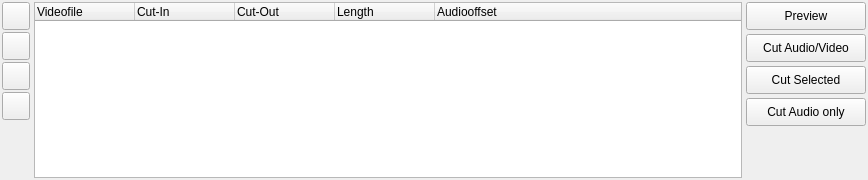
<ui version="4.0" >
 <class>TTCutListWidget</class>
 <widget class="QWidget" name="TTCutListWidget" >
  <property name="geometry" >
   <rect>
    <x>0</x>
    <y>0</y>
    <width>868</width>
    <height>180</height>
   </rect>
  </property>
  <property name="sizePolicy" >
   <sizepolicy vsizetype="Preferred" hsizetype="Preferred" >
    <horstretch>0</horstretch>
    <verstretch>1</verstretch>
   </sizepolicy>
  </property>
  <property name="minimumSize" >
   <size>
    <width>16</width>
    <height>104</height>
   </size>
  </property>
  <property name="sizeIncrement" >
   <size>
    <width>0</width>
    <height>1</height>
   </size>
  </property>
  <property name="windowTitle" >
   <string>Form</string>
  </property>
  <layout class="QHBoxLayout" name="horizontalLayout" >
   <property name="spacing" >
    <number>4</number>
   </property>
   <property name="margin" >
    <number>2</number>
   </property>
   <!-- Left column: small control buttons -->
   <item>
    <layout class="QVBoxLayout" name="leftButtonsLayout" >
     <property name="spacing" >
      <number>2</number>
     </property>
     <item>
      <widget class="QPushButton" name="pbEntryUp" >
       <property name="sizePolicy" >
        <sizepolicy vsizetype="Fixed" hsizetype="Fixed" >
         <horstretch>0</horstretch>
         <verstretch>0</verstretch>
        </sizepolicy>
       </property>
       <property name="minimumSize" >
        <size>
         <width>28</width>
         <height>28</height>
        </size>
       </property>
       <property name="maximumSize" >
        <size>
         <width>28</width>
         <height>28</height>
        </size>
       </property>
       <property name="toolTip" >
        <string>Move entry up</string>
       </property>
       <property name="text" >
        <string/>
       </property>
       <property name="icon" >
        <iconset resource="cutlistwidget.qrc" >
         <normaloff>:/pixmaps/pixmaps/uparrow_18.xpm</normaloff>:/pixmaps/pixmaps/uparrow_18.xpm</iconset>
       </property>
       <property name="iconSize" >
        <size>
         <width>14</width>
         <height>14</height>
        </size>
       </property>
      </widget>
     </item>
     <item>
      <widget class="QPushButton" name="pbEntryDelete" >
       <property name="sizePolicy" >
        <sizepolicy vsizetype="Fixed" hsizetype="Fixed" >
         <horstretch>0</horstretch>
         <verstretch>0</verstretch>
        </sizepolicy>
       </property>
       <property name="minimumSize" >
        <size>
         <width>28</width>
         <height>28</height>
        </size>
       </property>
       <property name="maximumSize" >
        <size>
         <width>28</width>
         <height>28</height>
        </size>
       </property>
       <property name="toolTip" >
        <string>Delete entry</string>
       </property>
       <property name="text" >
        <string/>
       </property>
       <property name="icon" >
        <iconset resource="cutlistwidget.qrc" >
         <normaloff>:/pixmaps/pixmaps/cancel_18.xpm</normaloff>:/pixmaps/pixmaps/cancel_18.xpm</iconset>
       </property>
       <property name="iconSize" >
        <size>
         <width>14</width>
         <height>14</height>
        </size>
       </property>
      </widget>
     </item>
     <item>
      <widget class="QPushButton" name="pbEntryCopy" >
       <property name="sizePolicy" >
        <sizepolicy vsizetype="Fixed" hsizetype="Fixed" >
         <horstretch>0</horstretch>
         <verstretch>0</verstretch>
        </sizepolicy>
       </property>
       <property name="minimumSize" >
        <size>
         <width>28</width>
         <height>28</height>
        </size>
       </property>
       <property name="maximumSize" >
        <size>
         <width>28</width>
         <height>28</height>
        </size>
       </property>
       <property name="toolTip" >
        <string>Copy entry</string>
       </property>
       <property name="text" >
        <string/>
       </property>
       <property name="icon" >
        <iconset resource="cutlistwidget.qrc" >
         <normaloff>:/pixmaps/pixmaps/editcopy.png</normaloff>:/pixmaps/pixmaps/editcopy.png</iconset>
       </property>
       <property name="iconSize" >
        <size>
         <width>14</width>
         <height>14</height>
        </size>
       </property>
      </widget>
     </item>
     <item>
      <widget class="QPushButton" name="pbEntryDown" >
       <property name="sizePolicy" >
        <sizepolicy vsizetype="Fixed" hsizetype="Fixed" >
         <horstretch>0</horstretch>
         <verstretch>0</verstretch>
        </sizepolicy>
       </property>
       <property name="minimumSize" >
        <size>
         <width>28</width>
         <height>28</height>
        </size>
       </property>
       <property name="maximumSize" >
        <size>
         <width>28</width>
         <height>28</height>
        </size>
       </property>
       <property name="toolTip" >
        <string>Move entry down</string>
       </property>
       <property name="text" >
        <string/>
       </property>
       <property name="icon" >
        <iconset resource="cutlistwidget.qrc" >
         <normaloff>:/pixmaps/pixmaps/downarrow_18.xpm</normaloff>:/pixmaps/pixmaps/downarrow_18.xpm</iconset>
       </property>
       <property name="iconSize" >
        <size>
         <width>14</width>
         <height>14</height>
        </size>
       </property>
      </widget>
     </item>
     <item>
      <spacer name="verticalSpacerLeft" >
       <property name="orientation" >
        <enum>Qt::Vertical</enum>
       </property>
       <property name="sizeHint" stdset="0" >
        <size>
         <width>20</width>
         <height>40</height>
        </size>
       </property>
      </spacer>
     </item>
    </layout>
   </item>
   <!-- Center: Tree widget -->
   <item>
    <widget class="QTreeWidget" name="videoCutList" >
     <property name="sizePolicy" >
      <sizepolicy vsizetype="Expanding" hsizetype="Expanding" >
       <horstretch>1</horstretch>
       <verstretch>0</verstretch>
      </sizepolicy>
     </property>
     <property name="minimumSize" >
      <size>
       <width>300</width>
       <height>80</height>
      </size>
     </property>
     <property name="mouseTracking" >
      <bool>false</bool>
     </property>
     <property name="focusPolicy" >
      <enum>Qt::ClickFocus</enum>
     </property>
     <property name="contextMenuPolicy" >
      <enum>Qt::CustomContextMenu</enum>
     </property>
     <property name="frameShape" >
      <enum>QFrame::StyledPanel</enum>
     </property>
     <property name="frameShadow" >
      <enum>QFrame::Plain</enum>
     </property>
     <property name="selectionMode" >
      <enum>QAbstractItemView::ExtendedSelection</enum>
     </property>
     <property name="rootIsDecorated" >
      <bool>false</bool>
     </property>
     <column>
      <property name="text" >
       <string>Videofile</string>
      </property>
     </column>
     <column>
      <property name="text" >
       <string>Cut-In</string>
      </property>
     </column>
     <column>
      <property name="text" >
       <string>Cut-Out</string>
      </property>
     </column>
     <column>
      <property name="text" >
       <string>Length</string>
      </property>
     </column>
     <column>
      <property name="text" >
       <string>Audiooffset</string>
      </property>
     </column>
    </widget>
   </item>
   <!-- Right column: action buttons -->
   <item>
    <layout class="QVBoxLayout" name="rightButtonsLayout" >
     <property name="spacing" >
      <number>4</number>
     </property>
     <item>
      <widget class="QPushButton" name="pbPreview" >
       <property name="sizePolicy" >
        <sizepolicy vsizetype="Fixed" hsizetype="Fixed" >
         <horstretch>0</horstretch>
         <verstretch>0</verstretch>
        </sizepolicy>
       </property>
       <property name="minimumSize" >
        <size>
         <width>120</width>
         <height>28</height>
        </size>
       </property>
       <property name="maximumSize" >
        <size>
         <width>140</width>
         <height>28</height>
        </size>
       </property>
       <property name="text" >
        <string>Preview</string>
       </property>
       <property name="icon" >
        <iconset resource="cutlistwidget.qrc" >
         <normaloff>:/pixmaps/pixmaps/preview_18.xpm</normaloff>:/pixmaps/pixmaps/preview_18.xpm</iconset>
       </property>
       <property name="iconSize" >
        <size>
         <width>14</width>
         <height>14</height>
        </size>
       </property>
      </widget>
     </item>
     <item>
      <widget class="QPushButton" name="pbCutAudioVideo" >
       <property name="sizePolicy" >
        <sizepolicy vsizetype="Fixed" hsizetype="Fixed" >
         <horstretch>0</horstretch>
         <verstretch>0</verstretch>
        </sizepolicy>
       </property>
       <property name="minimumSize" >
        <size>
         <width>120</width>
         <height>28</height>
        </size>
       </property>
       <property name="maximumSize" >
        <size>
         <width>140</width>
         <height>28</height>
        </size>
       </property>
       <property name="text" >
        <string>Cut Audio/Video</string>
       </property>
       <property name="icon" >
        <iconset resource="cutlistwidget.qrc" >
         <normaloff>:/pixmaps/pixmaps/cutav_18.xpm</normaloff>:/pixmaps/pixmaps/cutav_18.xpm</iconset>
       </property>
       <property name="iconSize" >
        <size>
         <width>14</width>
         <height>14</height>
        </size>
       </property>
      </widget>
     </item>
     <item>
      <widget class="QPushButton" name="pbCutSelected" >
       <property name="sizePolicy" >
        <sizepolicy vsizetype="Fixed" hsizetype="Fixed" >
         <horstretch>0</horstretch>
         <verstretch>0</verstretch>
        </sizepolicy>
       </property>
       <property name="minimumSize" >
        <size>
         <width>120</width>
         <height>28</height>
        </size>
       </property>
       <property name="maximumSize" >
        <size>
         <width>140</width>
         <height>28</height>
        </size>
       </property>
       <property name="text" >
        <string>Cut Selected</string>
       </property>
       <property name="icon" >
        <iconset resource="cutlistwidget.qrc" >
         <normaloff>:/pixmaps/pixmaps/cutav_18.xpm</normaloff>:/pixmaps/pixmaps/cutav_18.xpm</iconset>
       </property>
       <property name="iconSize" >
        <size>
         <width>14</width>
         <height>14</height>
        </size>
       </property>
      </widget>
     </item>
     <item>
      <widget class="QPushButton" name="pbCutAudio" >
       <property name="sizePolicy" >
        <sizepolicy vsizetype="Fixed" hsizetype="Fixed" >
         <horstretch>0</horstretch>
         <verstretch>0</verstretch>
        </sizepolicy>
       </property>
       <property name="minimumSize" >
        <size>
         <width>120</width>
         <height>28</height>
        </size>
       </property>
       <property name="maximumSize" >
        <size>
         <width>140</width>
         <height>28</height>
        </size>
       </property>
       <property name="text" >
        <string>Cut Audio only</string>
       </property>
       <property name="icon" >
        <iconset resource="cutlistwidget.qrc" >
         <normaloff>:/pixmaps/pixmaps/cutaudio_18.xpm</normaloff>:/pixmaps/pixmaps/cutaudio_18.xpm</iconset>
       </property>
       <property name="iconSize" >
        <size>
         <width>14</width>
         <height>14</height>
        </size>
       </property>
      </widget>
     </item>
     <item>
      <spacer name="verticalSpacerRight" >
       <property name="orientation" >
        <enum>Qt::Vertical</enum>
       </property>
       <property name="sizeHint" stdset="0" >
        <size>
         <width>20</width>
         <height>40</height>
        </size>
       </property>
      </spacer>
     </item>
    </layout>
   </item>
  </layout>
 </widget>
 <resources>
  <include location="cutlistwidget.qrc" />
 </resources>
 <connections/>
</ui>
